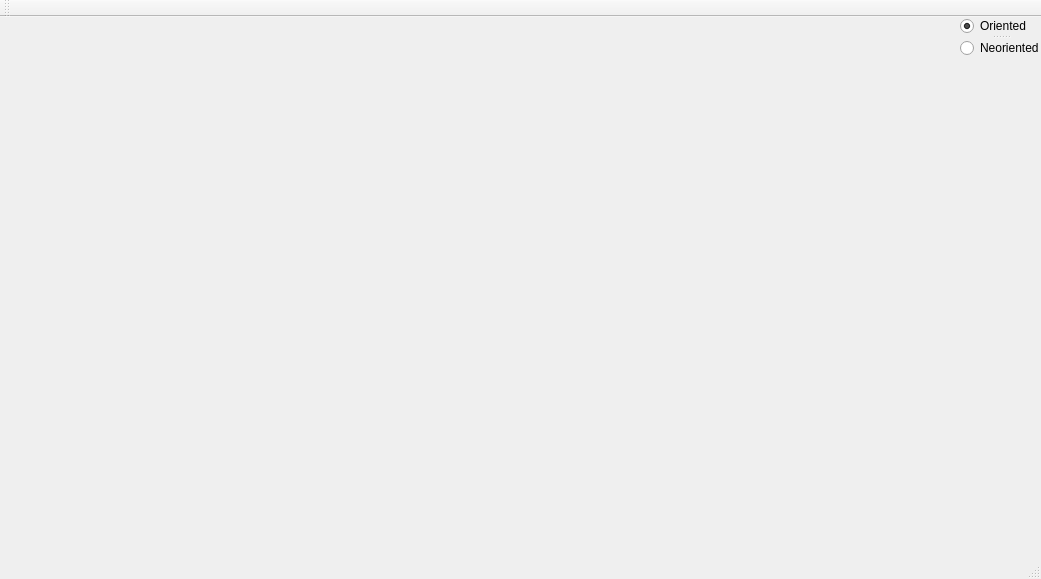
<?xml version="1.0" encoding="UTF-8"?>
<ui version="4.0">
 <class>AG1Class</class>
 <widget class="QMainWindow" name="AG1Class">
  <property name="geometry">
   <rect>
    <x>0</x>
    <y>0</y>
    <width>1041</width>
    <height>579</height>
   </rect>
  </property>
  <property name="windowTitle">
   <string>AG1</string>
  </property>
  <widget class="QWidget" name="centralWidget">
   <widget class="QSplitter" name="splitter">
    <property name="geometry">
     <rect>
      <x>960</x>
      <y>0</y>
      <width>82</width>
      <height>40</height>
     </rect>
    </property>
    <property name="orientation">
     <enum>Qt::Vertical</enum>
    </property>
    <widget class="QRadioButton" name="radioButton1">
     <property name="enabled">
      <bool>true</bool>
     </property>
     <property name="minimumSize">
      <size>
       <width>69</width>
       <height>0</height>
      </size>
     </property>
     <property name="autoFillBackground">
      <bool>false</bool>
     </property>
     <property name="text">
      <string>Oriented</string>
     </property>
     <property name="checkable">
      <bool>true</bool>
     </property>
     <property name="checked">
      <bool>true</bool>
     </property>
     <property name="autoExclusive">
      <bool>true</bool>
     </property>
    </widget>
    <widget class="QRadioButton" name="radioButton2">
     <property name="minimumSize">
      <size>
       <width>82</width>
       <height>0</height>
      </size>
     </property>
     <property name="text">
      <string>Neoriented</string>
     </property>
     <property name="checked">
      <bool>false</bool>
     </property>
     <property name="autoExclusive">
      <bool>true</bool>
     </property>
    </widget>
   </widget>
  </widget>
  <widget class="QMenuBar" name="menuBar">
   <property name="geometry">
    <rect>
     <x>0</x>
     <y>0</y>
     <width>1041</width>
     <height>22</height>
    </rect>
   </property>
  </widget>
  <widget class="QToolBar" name="mainToolBar">
   <attribute name="toolBarArea">
    <enum>TopToolBarArea</enum>
   </attribute>
   <attribute name="toolBarBreak">
    <bool>false</bool>
   </attribute>
  </widget>
  <widget class="QStatusBar" name="statusBar"/>
 </widget>
 <layoutdefault spacing="6" margin="11"/>
 <resources>
  <include location="AG1.qrc"/>
 </resources>
 <connections/>
</ui>
